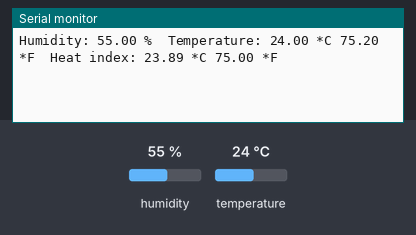
Recording of a sketch running on a simulated ESP8266 (NodeMCU). Shown: the last lines printed to the serial monitor. The test bench sets the inputs (shaded band); at power-on: humidity 55 %, temperature 24 °C.

Above: at 4.7 s.
4.8 s: humidity set to 22 %
At 7.3 s:
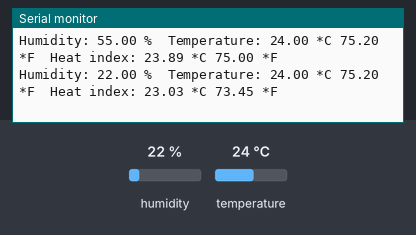
8.7 s: temperature set to 12 °C
At 11.0 s:
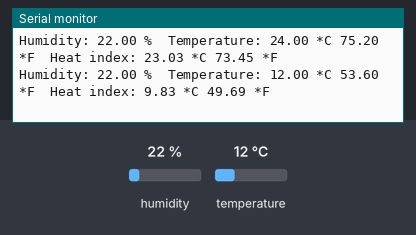
12.6 s: humidity set to 40 %
At 13.5 s:
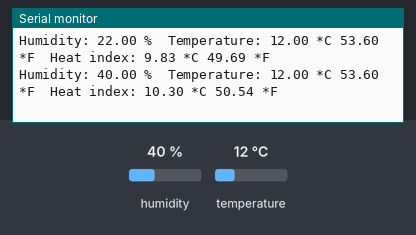
Timing chart, 0 to 15.6 s (numbered marks = the images above; inputs shaded):
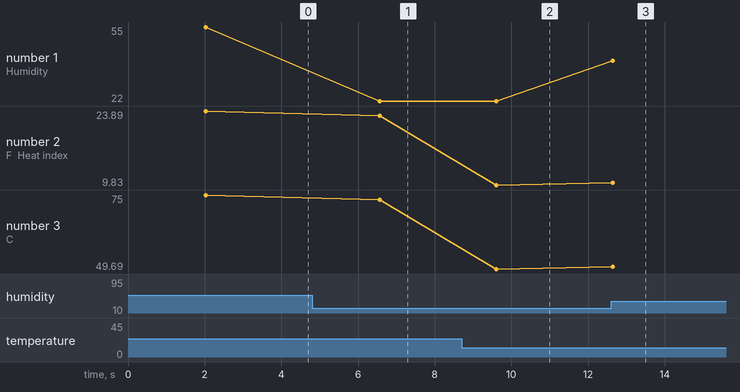

Measured:
- after the input at 4.8 s, the serial monitor: prints a new line after 1.8 s (image 1)
- after the input at 8.7 s, the serial monitor: prints a new line after 0.91 s (image 2)
- after the input at 12.6 s, the serial monitor: prints a new line after 0.05 s (image 3)
- plotted number 1: 55 → 22 after the input at 4.8 s, 22 → 40 after the input at 12.6 s
- plotted number 2: 23.89 → 23.03 after the input at 4.8 s, 23.03 → 9.83 after the input at 8.7 s, 9.83 → 10.3 after the input at 12.6 s
- plotted number 3: 75 → 73.45 after the input at 4.8 s, 73.45 → 49.69 after the input at 8.7 s, 49.69 → 50.54 after the input at 12.6 s

The sketch:

ESP8266_cayenne_test.ino
```cpp
// This example shows how to connect to Cayenne using an ESP8266 and send/receive sample data.
// Make sure you install the ESP8266 Board Package via the Arduino IDE Board Manager and select the correct ESP8266 board before compiling.

//#define CAYENNE_DEBUG
#define CAYENNE_PRINT Serial
#include <CayenneMQTTESP8266.h>
#include "DHT.h"
// WiFi network info.
char ssid[] = "Quality Thought 605B";
char wifiPassword[] = "b4b3c69b";


#define DHTPIN 5     // what digital pin we're connected to

// Uncomment whatever type you're using!
#define DHTTYPE DHT11   // DHT 11
// Cayenne authentication info. This should be obtained from the Cayenne Dashboard.
char username[] = "6fff5240-f05c-11e6-a971-4db18559717d";
char password[] = "4a5495303e20c8e904dab1862802bb32990cd994";
char clientID[] = "e02c00c0-9624-11e9-be3b-372b0d2759ae";

unsigned long lastMillis = 0;

DHT dht(DHTPIN, DHTTYPE);

void setup() {
	Serial.begin(9600);
 dht.begin();
 delay(2000);

  // Reading temperature or humidity takes about 250 milliseconds!
  // Sensor readings may also be up to 2 seconds 'old' (its a very slow sensor)
  float h = dht.readHumidity();
  // Read temperature as Celsius (the default)
  float t = dht.readTemperature();
  // Read temperature as Fahrenheit (isFahrenheit = true)
  float f = dht.readTemperature(true);

  // Check if any reads failed and exit early (to try again).
  if (isnan(h) || isnan(t) || isnan(f)) {
    Serial.println("Failed to read from DHT sensor!");
    return;
  }

  // Compute heat index in Fahrenheit (the default)
  float hif = dht.computeHeatIndex(f, h);
  // Compute heat index in Celsius (isFahreheit = false)
  float hic = dht.computeHeatIndex(t, h, false);

  Serial.print("Humidity: ");
  Serial.print(h);
  Serial.print(" %\t");
  Serial.print("Temperature: ");
  Serial.print(t);
  Serial.print(" *C ");
  Serial.print(f);
  Serial.print(" *F\t");
  Serial.print("Heat index: ");
  Serial.print(hic);
  Serial.print(" *C ");
  Serial.print(hif);
  Serial.println(" *F");
	Cayenne.begin(username, password, clientID, ssid, wifiPassword);
}

void loop() {
	Cayenne.loop();

	//Publish data every 10 seconds (10000 milliseconds). Change this value to publish at a different interval.
	if (millis() - lastMillis > 500) {

    delay(2000);

  // Reading temperature or humidity takes about 250 milliseconds!
  // Sensor readings may also be up to 2 seconds 'old' (its a very slow sensor)
  float h = dht.readHumidity();
  // Read temperature as Celsius (the default)
  float t = dht.readTemperature();
  // Read temperature as Fahrenheit (isFahrenheit = true)
  float f = dht.readTemperature(true);

  // Check if any reads failed and exit early (to try again).
  if (isnan(h) || isnan(t) || isnan(f)) {
    dht.begin();
      h = dht.readHumidity();
  // Read temperature as Celsius (the default)
   t = dht.readTemperature();
  // Read temperature as Fahrenheit (isFahrenheit = true)
   f = dht.readTemperature(true);


    Serial.println("Failed to read from DHT sensor!");
    if(isnan(h) || isnan(t) || isnan(f)){
    return;}
    else
    {  // Continue
      }
  }

  // Compute heat index in Fahrenheit (the default)
  float hif = dht.computeHeatIndex(f, h);
  // Compute heat index in Celsius (isFahreheit = false)
  float hic = dht.computeHeatIndex(t, h, false);

  Serial.print("Humidity: ");
  Serial.print(h);
  Serial.print(" %\t");
  Serial.print("Temperature: ");
  Serial.print(t);
  Serial.print(" *C ");
  Serial.print(f);
  Serial.print(" *F\t");
  Serial.print("Heat index: ");
  Serial.print(hic);
  Serial.print(" *C ");
  Serial.print(hif);
  Serial.println(" *F");
		lastMillis = millis();
		//Write data to Cayenne here. This example just sends the current uptime in milliseconds.
		Cayenne.virtualWrite(0, lastMillis);
    Cayenne.virtualWrite(1, h);
    Cayenne.virtualWrite(2, t);
		//Some examples of other functions you can use to send data.
		//Cayenne.celsiusWrite(1, 22.0);
		//Cayenne.luxWrite(2, 700);
		//Cayenne.virtualWrite(3, 50, TYPE_PROXIMITY, UNIT_CENTIMETER);
	}
}

//Default function for processing actuator commands from the Cayenne Dashboard.
//You can also use functions for specific channels, e.g CAYENNE_IN(1) for channel 1 commands.
CAYENNE_IN_DEFAULT()
{
	CAYENNE_LOG("CAYENNE_IN_DEFAULT(%u) - %s, %s", request.channel, getValue.getId(), getValue.asString());
	//Process message here. If there is an error set an error message using getValue.setError(), e.g getValue.setError("Error message");
}
```
